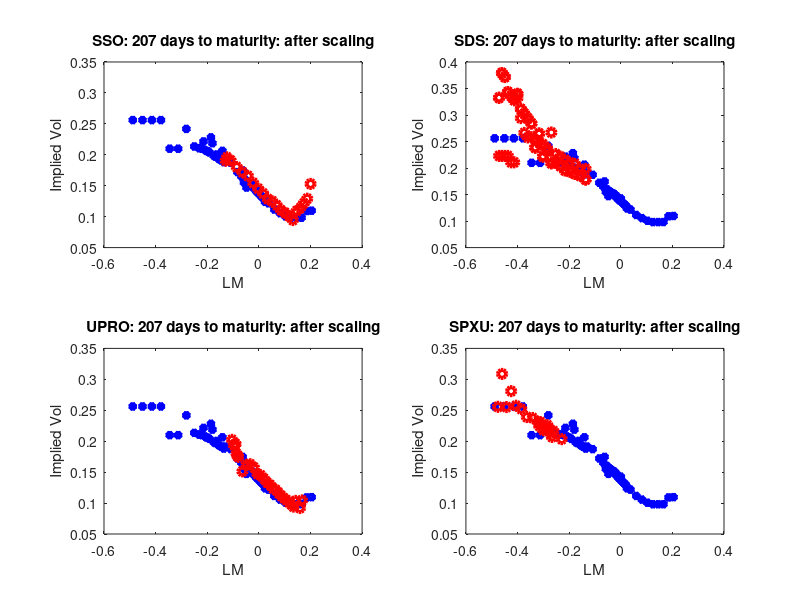

Write MATLAB code to recreate this figure.
%% Load data

%Clear workspace and close all windows 
clc
clear
close all

load ivplotdata

rate   = 0.001;
tpoint = 182;
date   = datestr(dates(tpoint));

%calculate TTM
%16-Jan-2016 is the expiration date for the options here
dtm = daysact(date,'16-Jan-2016');
ttm = dtm/365;
%% Calculate maturity-IV matrices for SPY and 4 LETF indices

spyKappa  = log( spy.strikes(tpoint,:)./spy.underl(tpoint) );
ssoKappa  = log( sso.strikes(tpoint,:)./sso.underl(tpoint) );
sdsKappa  = log( sds.strikes(tpoint,:)./sds.underl(tpoint) );
uproKappa = log( upro.strikes(tpoint,:)./upro.underl(tpoint) );
spxuKappa = log( spxu.strikes(tpoint,:)./spxu.underl(tpoint) );

%clean the NaN values

spymat   = [spyKappa;spy.iv(tpoint,:)];
spymat   = spymat(:,all(~isnan(spymat)));

ssomat   = [ssoKappa;sso.iv(tpoint,:)];
ssomat   = ssomat(:,all(~isnan(ssomat)));

sdsmat   = [sdsKappa;sds.iv(tpoint,:)];
sdsmat   = sdsmat(:,all(~isnan(sdsmat)));

upromat  = [uproKappa;upro.iv(tpoint,:)];
upromat  = upromat(:,all(~isnan(upromat)));

spxumat  = [spxuKappa;spxu.iv(tpoint,:)];
spxumat  = spxumat(:,all(~isnan(spxumat)));

%% Sort the data
%for SPY
[~,spyI]  = sort(spymat(1,:),'ascend');
spyMAT    = spymat(:,spyI);

%for SSO
[~,ssoI]  = sort(ssomat(1,:),'ascend');
ssoMAT    = ssomat(:,ssoI);

%for SDS
[~,sdsI]  = sort(sdsmat(1,:),'ascend');
sdsMAT    = sdsmat(:,sdsI);

%for UPRO
[~,uproI] = sort(upromat(1,:),'ascend');
uproMAT   = upromat(:,uproI);

%for SPXU
[~,spxuI] = sort(spxumat(1,:),'ascend');
spxuMAT   = spxumat(:,spxuI);

%% Apply moneyness scaling

%Define leverage ratios and the cost ratio
ssobeta  = 2;
sdsbeta  = -2;
uprobeta = 3;
spxubeta = -3;
c        = 0.0089;

%Moneyness scaling for log-moneyness
LMoneSSO   = ( ssoMAT(1,:) + (rate*(ssobeta-1)+c)*ttm + 0.5.*(ssobeta.*(ssobeta-1)).*( ( mean(spyMAT(2,:))^2 ) )*ttm )./ssobeta;
LMoneSDS   = ( sdsMAT(1,:) + (rate*(sdsbeta-1)+c)*ttm + 0.5.*(sdsbeta.*(sdsbeta-1)).*( ( mean(spyMAT(2,:))^2 ) )*ttm )./sdsbeta;
LMoneSPXU  = ( spxuMAT(1,:) + (rate*(spxubeta-1)+c)*ttm + 0.5.*(spxubeta.*(spxubeta-1)).*( ( mean(spyMAT(2,:))^2 ) )*ttm )./spxubeta;
LMoneUPRO  = ( uproMAT(1,:) + (rate*(uprobeta-1)+c)*ttm + 0.5.*(uprobeta.*(uprobeta-1)).*( ( mean(spyMAT(2,:))^2 ) )*ttm )./uprobeta;

%% Plot the IVs after moneyness scaling

nonleviv  = spyMAT(2,:);
nonlevmat = spyMAT(1,:);

%SSO
ssoiv  = ssoMAT(2,:);
ssoma  = ssoMAT(1,:);

%SDS
sdsiv  = sdsMAT(2,:);
sdsma  = sdsMAT(1,:);

%UPRO
uproiv = uproMAT(2,:);
uproma = uproMAT(1,:);

%SPXU
spxuiv = spxuMAT(2,:);
spxuma = spxuMAT(1,:);


figure
subplot(2,2,1)
plot(nonlevmat(35:end),nonleviv(35:end),'*','Color', 'blue','LineWidth',3)
hold on
plot(LMoneSSO(25:end),ssoiv(25:end)./abs(ssobeta),'o','Color', 'red','LineWidth',3)
title(strcat('SSO: ', {' '} , num2str(dtm), {' '}, 'days to maturity: after scaling'))
xlabel('LM')
ylabel('Implied Vol')
hold off

subplot(2,2,2)
plot(nonlevmat(35:end),nonleviv(35:end),'*','Color', 'blue','LineWidth',3)
hold on
plot(LMoneSDS(25:end),sdsiv(25:end)./abs(sdsbeta),'o','Color', 'red','LineWidth',3)
title(strcat('SDS: ', {' '} , num2str(dtm), {' '}, 'days to maturity: after scaling'))
xlabel('LM')
ylabel('Implied Vol')
hold off

subplot(2,2,3)
plot(nonlevmat(35:end),nonleviv(35:end),'*','Color', 'blue','LineWidth',3)
hold on
plot(LMoneUPRO(25:end),uproiv(25:end)./abs(uprobeta),'o','Color', 'red','LineWidth',3)
title(strcat('UPRO: ', {' '} , num2str(dtm), {' '}, 'days to maturity: after scaling'))
xlabel('LM')
ylabel('Implied Vol')
hold off

subplot(2,2,4)
plot(nonlevmat(35:end),nonleviv(35:end),'*','Color', 'blue','LineWidth',3)
hold on
plot(LMoneSPXU(25:end),spxuiv(25:end)./abs(spxubeta),'o','Color', 'red','LineWidth',3)
title(strcat('SPXU: ', {' '} , num2str(dtm), {' '}, 'days to maturity: after scaling'))
xlabel('LM')
ylabel('Implied Vol')
hold off


